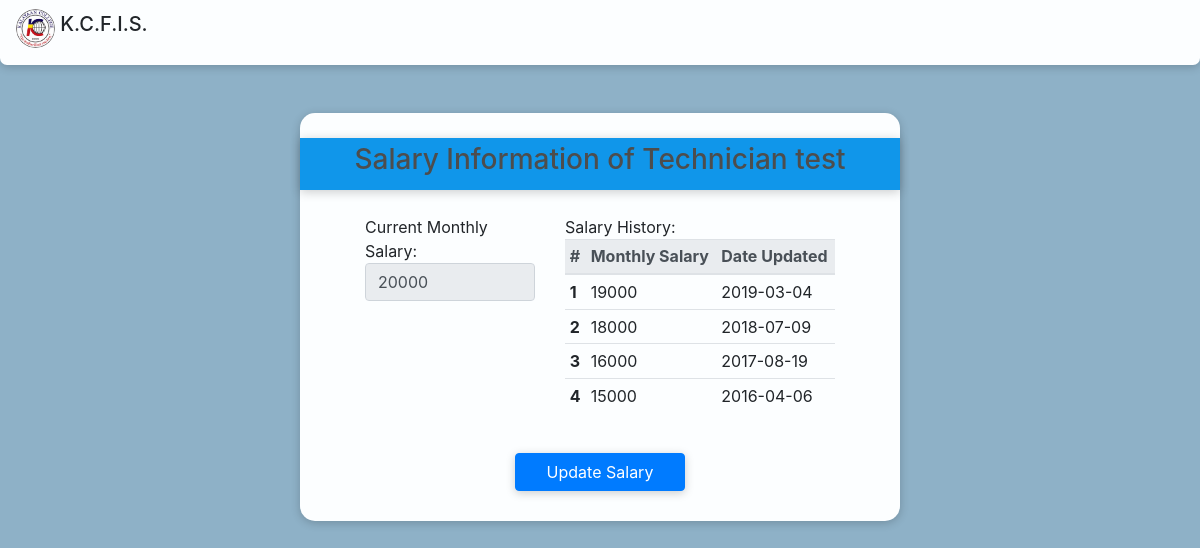
Screenshot of /staff_salary_info.php?staffid=2 with the database file from the repository.
### tables this page shows
CREATE TABLE `staffinfotab` (
  `staffID` int(11) NOT NULL AUTO_INCREMENT,
  `lname` text NOT NULL,
  `fname` text NOT NULL,
  `mname` text NOT NULL,
  `contactno` text NOT NULL,
  `employeeID` text NOT NULL,
  `address` longtext NOT NULL,
  `position` text NOT NULL,
  PRIMARY KEY (`staffID`)
);

CREATE TABLE `staffsalarytab` (
  `staffsalaryID` int(11) NOT NULL AUTO_INCREMENT,
  `staffID` int(11) NOT NULL,
  `monthlySalary` int(11) NOT NULL,
  `dateUpdated` date NOT NULL,
  PRIMARY KEY (`staffsalaryID`),
  KEY `staffID` (`staffID`),
  CONSTRAINT `staffsalarytab_ibfk_1` FOREIGN KEY (`staffID`) REFERENCES `staffinfotab` (`staffID`)
);

### staff_salary_info.php (the view, shortened to what this page needs)
<?php
  require_once "template.php";
  require 'includes/db.inc.php';
  require 'functions.php';
  $sql = "SELECT *
          FROM staffinfotab
          WHERE staffID = ?";
  $stmt = $conn->prepare($sql);
  $stmt->bind_param("i", $_GET['staffid']);
  $stmt->execute();
  $result = $stmt->get_result();
  while($row = $result->fetch_assoc()){
    $staffID = $row['staffID'];
    $lname = $row['lname'];
    $fname = $row['fname'];
  }
  $sql = "SELECT monthlySalary, dateUpdated
          FROM staffsalarytab
          WHERE dateUpdated = (SELECT max(dateUpdated) FROM staffsalarytab WHERE staffID = ?)";
  $stmt = $conn->prepare($sql);
  $stmt->bind_param("i", $staffID);
  $stmt->execute();
  $result = $stmt->get_result();
  while($row = $result->fetch_assoc()){
    $monthlySalary = $row['monthlySalary'];
  }
?>
    <div class="container form-box-md">
      <div class="row form-group form-title">
        <div class="col-sm-12 text-center h3">
          Salary Information of <?php echo $fname." ".$lname ?>
        </div>
      </div>
      <div class="row">
        <label for="fname" class="col-sm-4 offset-sm-1">Current Monthly Salary:
          <input readonly value="<?php echo empty($monthlySalary) ? "None" : $monthlySalary; ?>" type="text" class="form-control col-sm-12" id="monthlySalary" name="monthlySalary">
        </label>
        <label for="mname" class="col-sm-6">Salary History:
          <table class="table table-hover table-sm">
            <thead class="thead-light">
              <tr>
                <th scope="col">#</th>
                <th scope="col">Monthly Salary</th>
                <th scope="col">Date Updated</th>
              </tr>
            </thead>
            <tbody>
              <?php
                salarylist($staffID);
              ?>
            </tbody>
          </table>
        </label>
      </div>
      <div class="row pt-sm-3">
        <div class="col-sm-4 offset-sm-4">
          <input type="submit" onclick="document.location='update_staff_salary.php?staffid=<?php echo $staffID ?>'" value="Update Salary" name="staffid" class="btn btn-primary btn-block"/>
        </div>
      </div>
    </div>

### functions.php (shortened to what this page needs)
    <?php
function salarylist($staffID){
  require 'includes/db.inc.php';
  $sql = "SELECT *
          FROM staffsalarytab
          WHERE staffID = ?
          ORDER BY dateUpdated DESC";
  $stmt = $conn->prepare($sql);
  $stmt->bind_param("s", $staffID);
  $stmt->execute();
  $result = $stmt->get_result();
  $count = 1;
  while($row = $result->fetch_assoc()){
    $monthlySalary = $row['monthlySalary'];
    $dateUpdated = $row['dateUpdated'];
    ?>
    <tr>
      <th scope="row"><?php echo $count ?></th>
      <td><?php echo $monthlySalary ?></td>
      <td><?php echo $dateUpdated ?></td>
    </tr>
    <?php
    $count = $count + 1;
  }
}
    ?>

### template.php (style rules this page uses)
.btn { box-shadow: 0 2px 10px rgba(0, 0, 0, 0.2); }
.form-box-md { border-radius: 15px; height: auto; width: 600px; background-color: #FCFEFF; padding-top: 25px; padding-bottom: 30px; margin-bottom: 60px; box-shadow: 0 2px 10px rgba(0, 0, 0, 0.2); --font-family-sans-serif: -apple-system,BlinkMacSystemFont,"Segoe UI",Roboto,"Helvetica Neue",Arial,"Noto Sans",sans-serif,"Apple Color Emoji","Segoe UI Emoji","Segoe UI Symbol","Noto Color Emoji"; --font-family-monospace: SFMono-Regular,Menlo,Monaco,Consolas,"Liberation Mono","Courier New",monospace; }
.form-title { box-shadow: 0 2px 10px rgba(0, 0, 0, 0.2); background-color: #1096EA; padding-top: 5px; padding-bottom: 5px; margin-bottom: 25px; color: #4d4d4d; }

### rows the page displays
staffinfotab: fname "Technician", lname "test"
staffsalarytab: monthlySalary "19000", dateUpdated "2019-03-04"
staffsalarytab: monthlySalary "18000", dateUpdated "2018-07-09"
staffsalarytab: monthlySalary "16000", dateUpdated "2017-08-19"
staffsalarytab: monthlySalary "15000", dateUpdated "2016-04-06"
